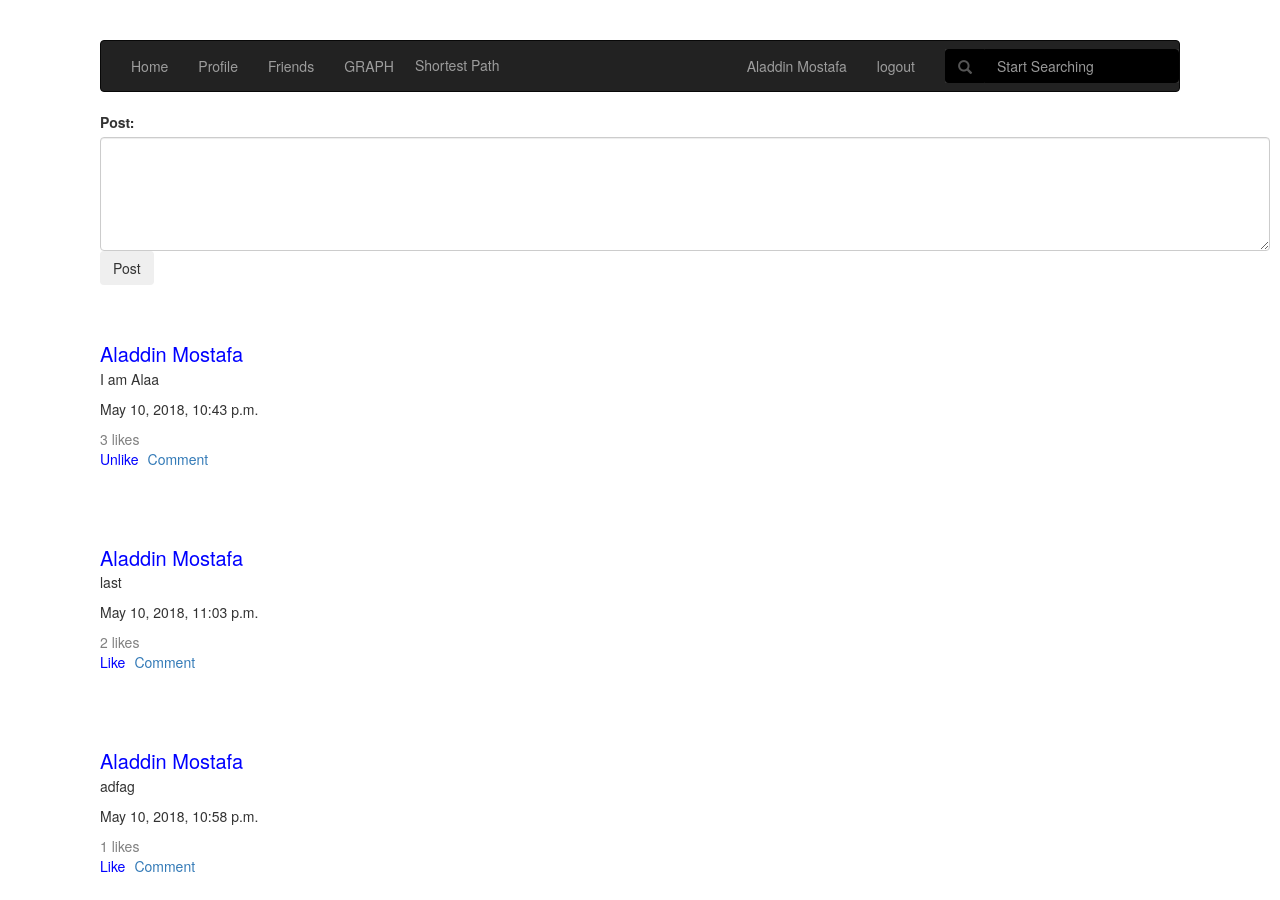
The app's page / (signed in, upper part), older data.
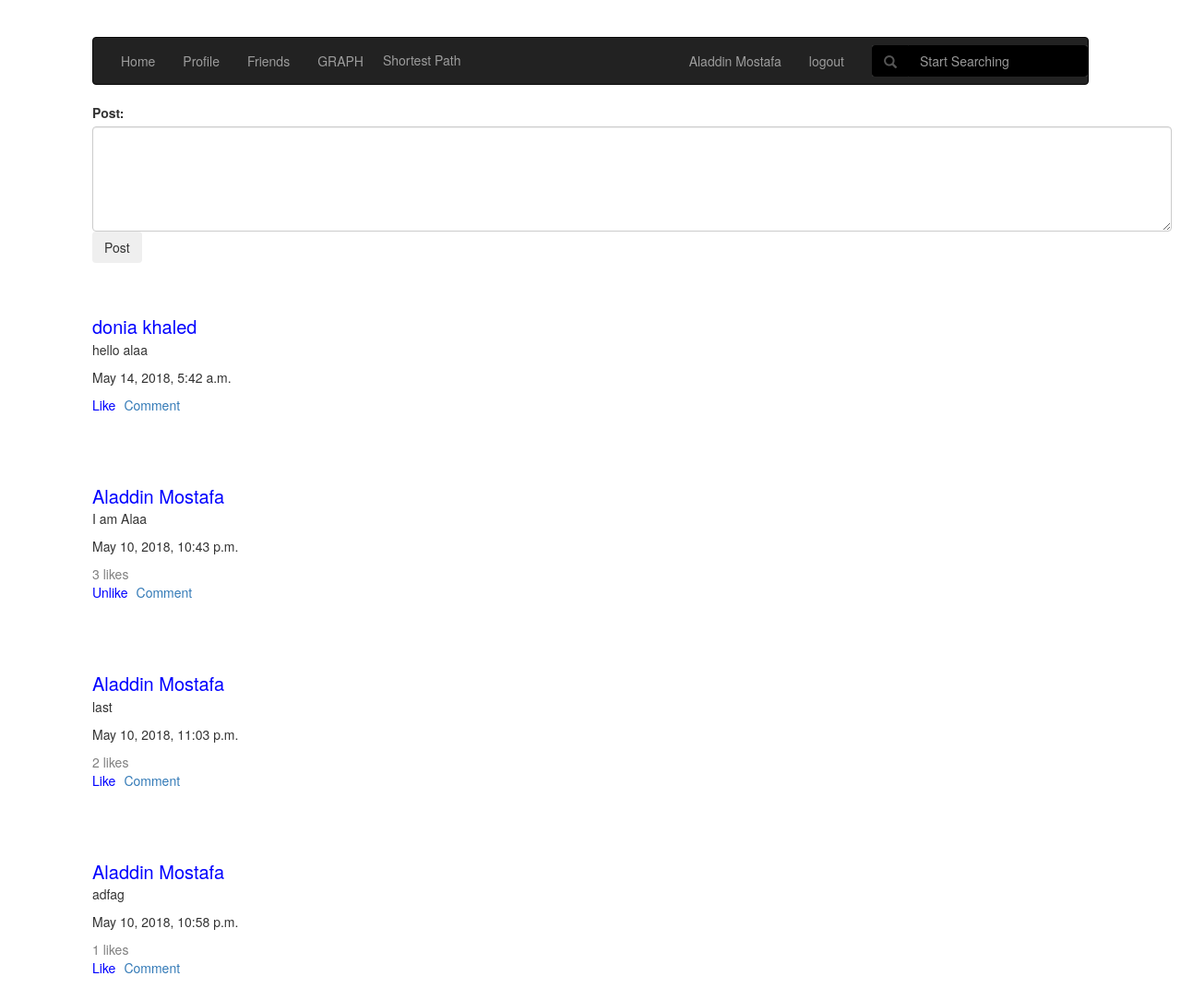
The same page, newer data.
### social_network/models.py (models this page shows)
class Mypost(models.Model):
    postbody = models.CharField(max_length=1000)
    user = models.ForeignKey(CustomUser, on_delete=models.CASCADE)
    created = models.DateTimeField(auto_now_add=True)
    updated = models.DateTimeField(auto_now=True)
    likes = models.ManyToManyField(CustomUser, related_name="my_likes")
    group = models.ForeignKey(Group, on_delete=models.CASCADE, default=None, blank=True, null=True)

class CustomUser(AbstractUser):
    friends = models.ManyToManyField('self')
    username = models.CharField(max_length=100, unique=True)
    password = models.CharField(max_length=100)
    email = models.CharField(max_length=100, unique=True)
    first_name = models.CharField(max_length=100)
    last_name = models.CharField(max_length=100)
    birth_date = models.CharField(max_length=10)
    gender = models.CharField(max_length=8)
    mobile_number = models.CharField(max_length=15)
    def __str__(self):
        return self.first_name + " " + self.last_name

### social_network/views.py (the view, shortened to what this page needs)
# urls.py: url(r'^$', views.Home.as_view(), name='home'),
class Home(View):
    template = 'social_network/myhome.html'
    signin_template='social_network/Registration.html'
    search_template = 'social_network/test.html'
    def get(self, request):
        search = request.GET.get('search')
        if request.user.is_authenticated:
            posts = request.user.mypost_set.all()
            for user in request.user.friends.all():
                posts |= user.mypost_set.all()
            posts = sorted(posts, key=lambda instance: instance.created, reverse=True)
            return render(request, self.template, {'posts': posts})
        return render(request, self.template, {})

### social_network/templates/social_network/myhome.html (shortened to what this page needs)
<!DOCTYPE html>
<html lang="en">
<head>
<link rel="stylesheet" href="https://cdnjs.cloudflare.com/ajax/libs/font-awesome/4.7.0/css/font-awesome.min.css">
<link rel="stylesheet" href="https://maxcdn.bootstrapcdn.com/bootstrap/3.3.7/css/bootstrap.min.css">
<link rel="stylesheet" href="https://maxcdn.bootstrapcdn.com/bootstrap/3.3.7/css/bootstrap.min.css">
</head>
<body>
<nav class="navbar navbar-inverse">
  <div class="container-fluid">
    <ul class="nav navbar-nav">
      <li ><a href="/">Home</a></li>
      <li><a href="/{{user.username}}/">Profile</a></li>
      <li><a href="/{{user.username}}/friends/">Friends</a></li>
        <li><a href="{%url 'graph'%}">GRAPH</a></li>
        <li><button  id="from_to">Shortest Path</button></li>
    </ul>
      <ul class="nav navbar-nav navbar-right">
          {% if user.is_authenticated %}
          <li><a href="/{{user.username}}/">{{user}}</a></li>
          <li><a href="/logout/"> logout </a></li>
          {% else %}
          <li><a href="/reg/"> Register </a></li>
          <li><a href="/login/"> Login </a></li>
          {% endif %}
      <form class="navbar-form navbar-right" method="get" action="">
        <div class="form-group" style="background-color:#333;">
            <div class="input-group" >
                <div class="input-group-addon" style="background-color:black;border-color:black;">
                    <span class="glyphicon glyphicon-search"></span>
                </div>
                <input type="text" name="search" class="form-control" placeholder="Start Searching" style="background-color:black;border-color:black;">
            </div>
        </div>
      </form>
            </ul>
  </div>
</nav>
<div class="container">
  <div class="row">
    <div class="card">
      <div class="form-group">
    {% if user.is_authenticated %}
<form method="post" action="">
  <label for="comment">Post:</label>
  <textarea class="form-control" rows="5" id="comment" name="postbody"></textarea>
  <button type="submit" class="btn">Post</button>
</form>
</div>
</div>
</div>
<br>
<br>
{%for post in posts%}
    <div class="row">
  <div class="card">
<div class="card-body">
  <a href="{%url 'profile' post.user.username %}" class="author">{{post.user}}</a>
  <p class="card-text">{{post.postbody}}</p>
    <p class="card-text">{{post.updated}}</p>
    <div class="form-group mx-sm-3 mb-2">
    {% if post.likes.count > 0 %}
        <form method="post" action="">
        <button type="submit" class="LikesBtn">{{post.likes.count}} likes</button>
        </form>
    {% endif %}
    {% if request.user in post.likes.all %}
    <form method="post" action="">
        <button type="submit" class="likebtn">Unlike</button>
    </form>
    {%else%}
    <form method="post" action="">
        <button type="submit" class="likebtn">Like</button>
    </form>
    {%endif%}
  <a href="#" class="card-link">Comment</a>
  </div>
    <br> <br> <br>
</div>
</div>
</div>
    {% endfor %}
    {%endif%}
<br>
<br>
</body>
</html>

Row changes from the older to the newer data that the page shows:
added Mypost: user "donia khaled", postbody "hello alaa", updated "May 14, 2018, 5:42 a.m."
